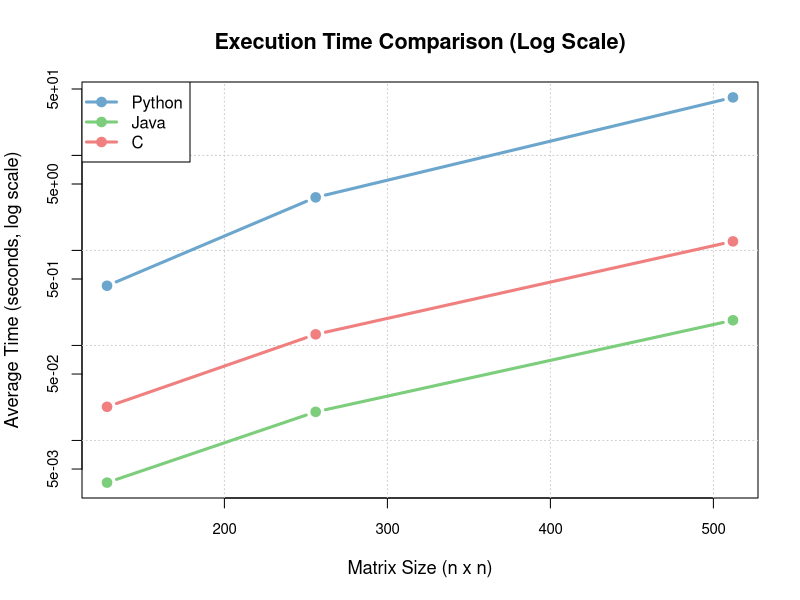
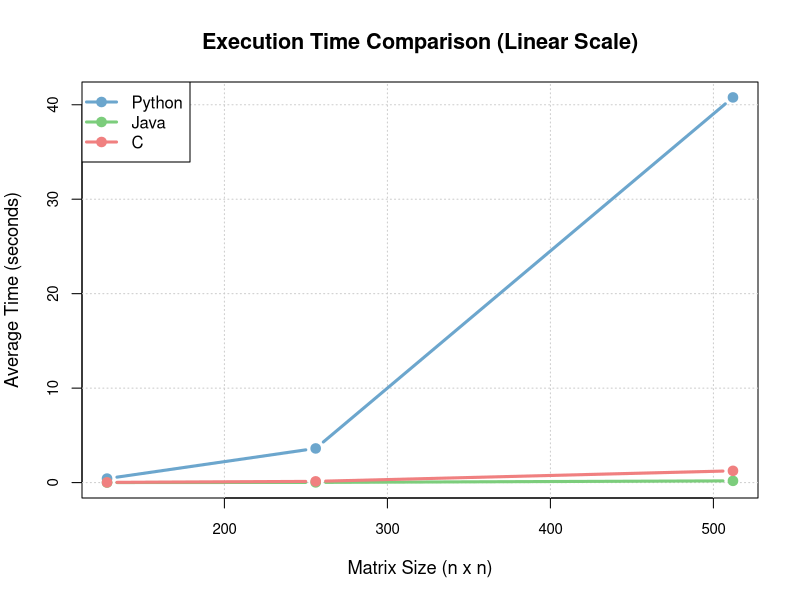
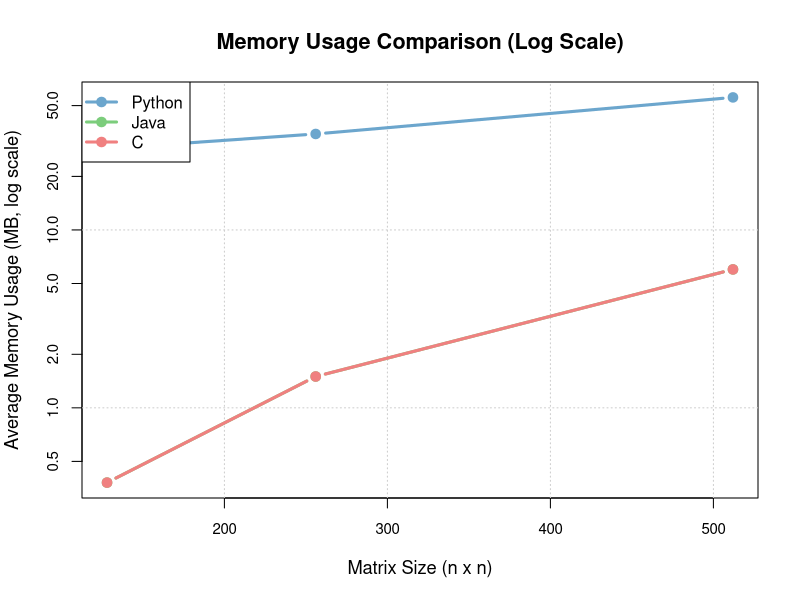
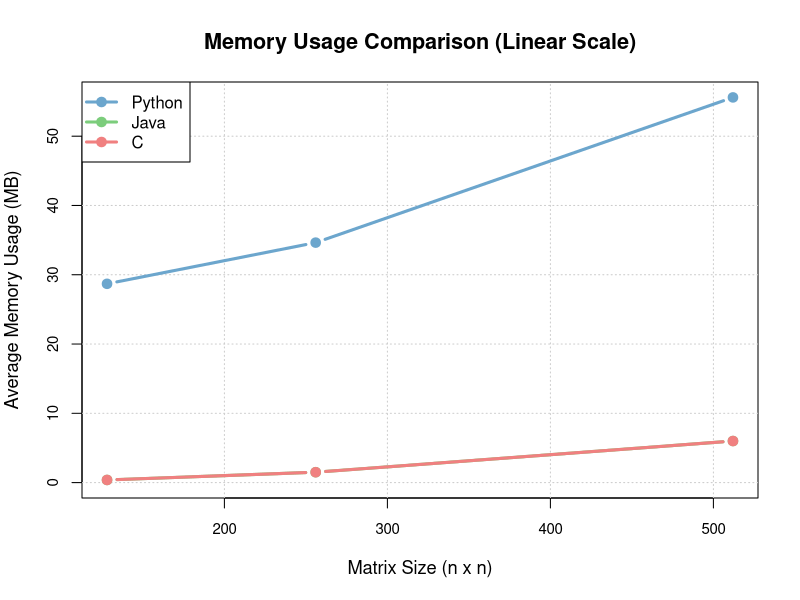
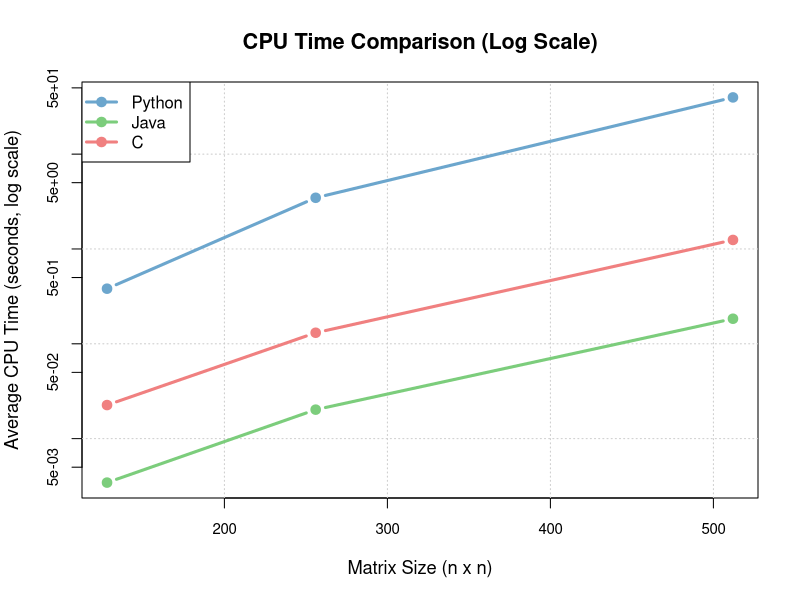
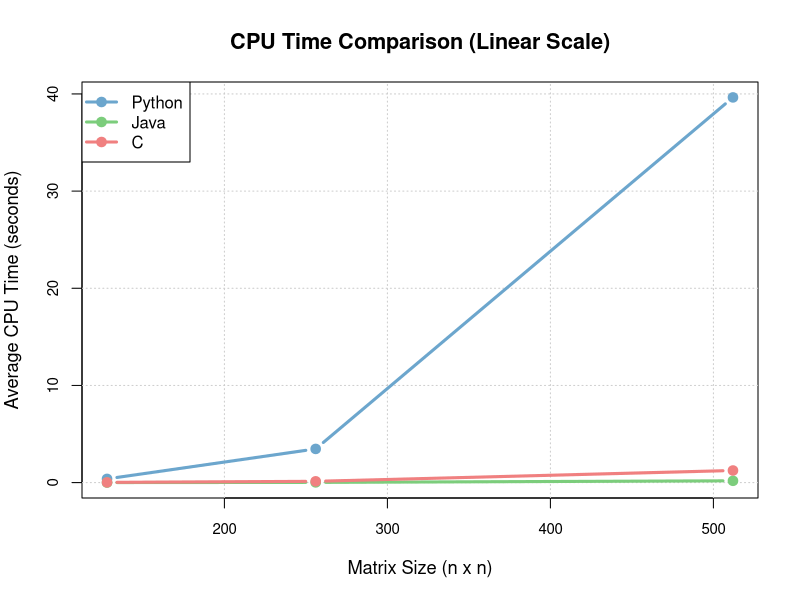

Write R code to recreate these figures, in order.
data <- read.csv("summary.csv")

colors <- c("skyblue3", "palegreen3", "lightcoral")
langs <- unique(data$Language)

library(dplyr)
summary_avg <- data %>%
  group_by(Language, Size) %>%
  summarise(AvgTime = mean(Time),
            AvgMem = mean(Memory),
            AvgCPU = mean(CPU),
            .groups = 'drop')

# ============================
# EXECUTION TIME 
# ============================
png("execution_time_log.png", width = 900, height = 600)
plot(NULL,
     xlim = range(summary_avg$Size),
     ylim = c(min(summary_avg$AvgTime[summary_avg$AvgTime > 0]), max(summary_avg$AvgTime)),
     log = "y",
     xlab = "Matrix Size (n x n)",
     ylab = "Average Time (seconds, log scale)",
     main = "Execution Time Comparison (Log Scale)",
     cex.main = 1.3, cex.lab = 1.1, cex.axis = 0.9)
grid(col = "gray80", lty = "dotted")
for (i in seq_along(langs)) {
  subset <- subset(summary_avg, Language == langs[i])
  lines(subset$Size, subset$AvgTime, type = "b", col = colors[i], lwd = 3, pch = 19)
}
legend("topleft", legend = langs, col = colors, lwd = 3, pch = 19)
dev.off()


png("execution_time_linear.png", width = 900, height = 600)
plot(NULL,
     xlim = range(summary_avg$Size),
     ylim = c(0, max(summary_avg$AvgTime)),
     xlab = "Matrix Size (n x n)",
     ylab = "Average Time (seconds)",
     main = "Execution Time Comparison (Linear Scale)",
     cex.main = 1.3, cex.lab = 1.1, cex.axis = 0.9)
grid(col = "gray80", lty = "dotted")
for (i in seq_along(langs)) {
  subset <- subset(summary_avg, Language == langs[i])
  lines(subset$Size, subset$AvgTime, type = "b", col = colors[i], lwd = 3, pch = 19)
}
legend("topleft", legend = langs, col = colors, lwd = 3, pch = 19)
dev.off()

# ============================
# MEMORY USAGE
# ============================
png("memory_usage_log.png", width = 900, height = 600)
plot(NULL,
     xlim = range(summary_avg$Size),
     ylim = c(min(summary_avg$AvgMem[summary_avg$AvgMem > 0]), max(summary_avg$AvgMem)),
     log = "y",
     xlab = "Matrix Size (n x n)",
     ylab = "Average Memory Usage (MB, log scale)",
     main = "Memory Usage Comparison (Log Scale)",
     cex.main = 1.3, cex.lab = 1.1, cex.axis = 0.9)
grid(col = "gray80", lty = "dotted")
for (i in seq_along(langs)) {
  subset <- subset(summary_avg, Language == langs[i])
  lines(subset$Size, subset$AvgMem, type = "b", col = colors[i], lwd = 3, pch = 19)
}
legend("topleft", legend = langs, col = colors, lwd = 3, pch = 19)
dev.off()


png("memory_usage_linear.png", width = 900, height = 600)
plot(NULL,
     xlim = range(summary_avg$Size),
     ylim = c(0, max(summary_avg$AvgMem)),
     xlab = "Matrix Size (n x n)",
     ylab = "Average Memory Usage (MB)",
     main = "Memory Usage Comparison (Linear Scale)",
     cex.main = 1.3, cex.lab = 1.1, cex.axis = 0.9)
grid(col = "gray80", lty = "dotted")
for (i in seq_along(langs)) {
  subset <- subset(summary_avg, Language == langs[i])
  lines(subset$Size, subset$AvgMem, type = "b", col = colors[i], lwd = 3, pch = 19)
}
legend("topleft", legend = langs, col = colors, lwd = 3, pch = 19)
dev.off()

# ============================
# CPU TIME
# ============================
png("cpu_usage_log.png", width = 900, height = 600)
plot(NULL,
     xlim = range(summary_avg$Size),
     ylim = c(min(summary_avg$AvgCPU[summary_avg$AvgCPU > 0]), max(summary_avg$AvgCPU)),
     log = "y",
     xlab = "Matrix Size (n x n)",
     ylab = "Average CPU Time (seconds, log scale)",
     main = "CPU Time Comparison (Log Scale)",
     cex.main = 1.3, cex.lab = 1.1, cex.axis = 0.9)
grid(col = "gray80", lty = "dotted")
for (i in seq_along(langs)) {
  subset <- subset(summary_avg, Language == langs[i])
  lines(subset$Size, subset$AvgCPU, type = "b", col = colors[i], lwd = 3, pch = 19)
}
legend("topleft", legend = langs, col = colors, lwd = 3, pch = 19)
dev.off()


png("cpu_usage_linear.png", width = 900, height = 600)
plot(NULL,
     xlim = range(summary_avg$Size),
     ylim = c(0, max(summary_avg$AvgCPU)),
     xlab = "Matrix Size (n x n)",
     ylab = "Average CPU Time (seconds)",
     main = "CPU Time Comparison (Linear Scale)",
     cex.main = 1.3, cex.lab = 1.1, cex.axis = 0.9)
grid(col = "gray80", lty = "dotted")
for (i in seq_along(langs)) {
  subset <- subset(summary_avg, Language == langs[i])
  lines(subset$Size, subset$AvgCPU, type = "b", col = colors[i], lwd = 3, pch = 19)
}
legend("topleft", legend = langs, col = colors, lwd = 3, pch = 19)
dev.off()

cat("Charts saved: log + linear versions for time, memory, and CPU\n")
